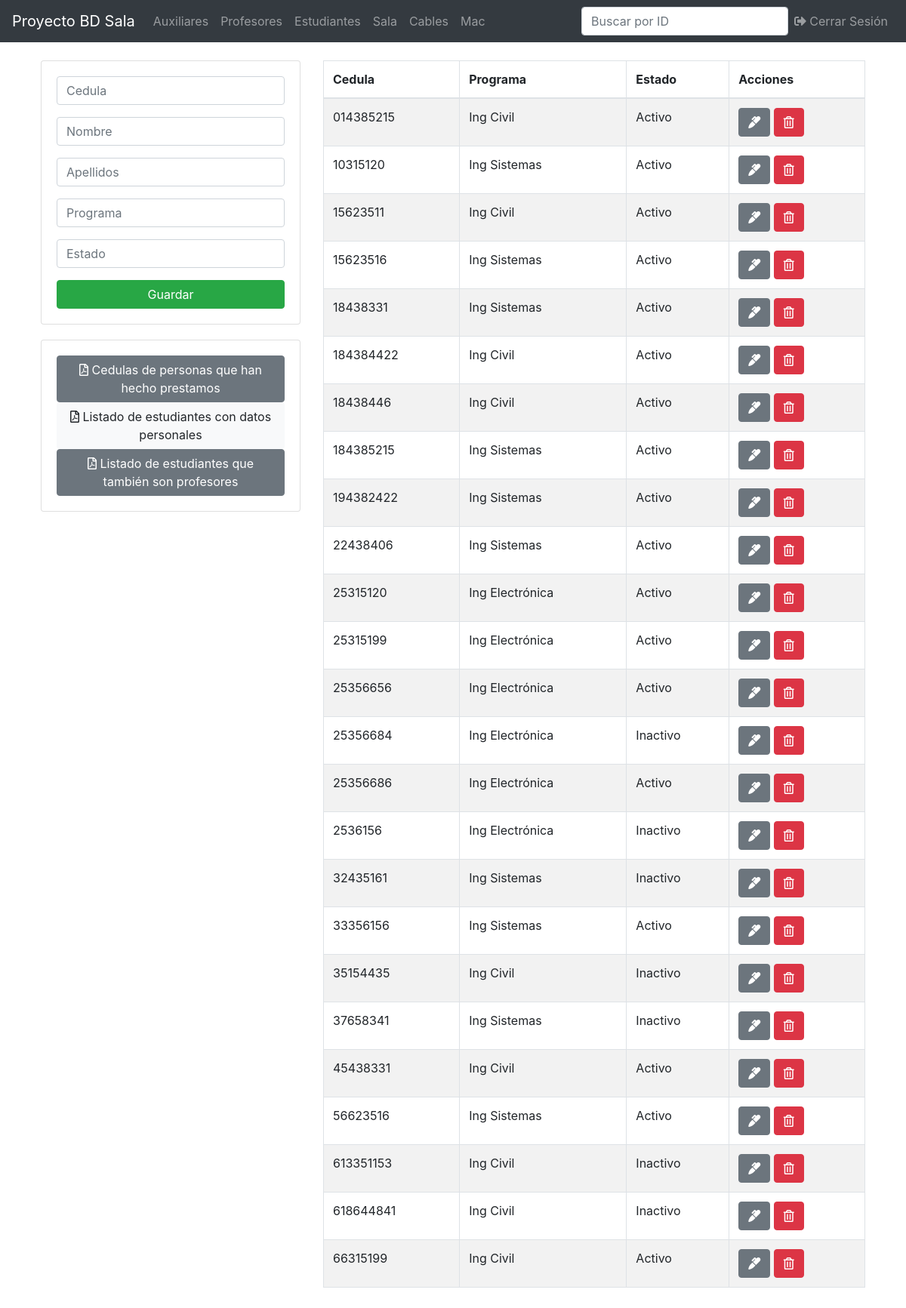
/estudiante.php (signed in), run on the app's committed database.
### tables this page shows
CREATE TABLE `estudiante` (
  `programa` varchar(100) NOT NULL,
  `estado` varchar(30) NOT NULL,
  `cedula` varchar(30) NOT NULL
);

CREATE TABLE `persona` (
  `cedula` varchar(30) NOT NULL,
  `nombres` varchar(100) NOT NULL,
  `apellidos` varchar(100) NOT NULL
);

### estudiante.php (the view, shortened to what this page needs)
<?php
include('ProyectoBasesDeDatos/db.php');
include('ProyectoBasesDeDatos/includes/header.php');
?>
<main class="container p-4">
  <div class="row">
    <div class="col-md-4">
      <div class="card card-body">
        <form action="/ProyectoBasesDeDatos/save.php" method="POST">
          <div class="form-group">
            <input type="text" name="cedula" class="form-control" placeholder="Cedula"  pattern="[0-9]+"autofocus required title="La cedula solo puede contener numeros">
          </div>
          <div class="form-group">
            <input type="text" name="nombre" class="form-control" placeholder="Nombre"  pattern="[a-zA-ZñÑáéíóúÁÉÍÓÚ\s]+"autofocus required title="El nombre solo puede contener letras">
          </div>
          <div class="form-group">
            <input type="text" name="apellidos" class="form-control" placeholder="Apellidos"  pattern="[a-zA-ZñÑáéíóúÁÉÍÓÚ\s]+"autofocus required title="El apellido solo puede contener letras">
          </div>
          <div class="form-group">
            <input type="text" name="programa" class="form-control" placeholder="Programa"  pattern="[a-zA-ZñÑáéíóúÁÉÍÓÚ\s]+"autofocus required title="El programa solo puede contener letras">
          </div>
          <div class="form-group">
            <input type="text" name="estado" class="form-control" placeholder="Estado"  pattern="[a-zA-ZñÑáéíóúÁÉÍÓÚ\s]+"autofocus required title="El estado solo puede contener letras">
          </div>
          <input type="submit" name="save_estudiante" class="btn btn-success btn-block" value="Guardar">
        </form>
      </div>
      <div class="card card-body" style="margin-top: 20px">
        <a href="/ProyectoBasesDeDatos/pdf/reporte_estudiantes.php?" class="btn btn-secondary">
        <i class="far fa-file-pdf"></i>
        Cedulas de personas que han hecho prestamos
        </a>
        <a href="/ProyectoBasesDeDatos/pdf/reporte_estudiantes_2.php?" class="btn btn-light">
        <i class="far fa-file-pdf"></i>
        Listado de estudiantes con datos personales
        </a>
        <a href="/ProyectoBasesDeDatos/pdf/reporte_estudiantes_3.php?" class="btn btn-secondary">
        <i class="far fa-file-pdf"></i>
        Listado de estudiantes que también son profesores
        </a>
        </div>
      </div>
    <div class="col-md-8">
      <table class="table table-bordered table-striped" id="myTable">
        <thead>
          <tr>
            <th>Cedula</th>
            <th>Programa</th>
            <th>Estado</th>
            <th>Acciones</th>
          </tr>
        </thead>
        <tbody>
          <?php
          $query = "SELECT * FROM estudiante est, persona per WHERE est.cedula=per.cedula";
          $result_estudiantes = mysqli_query($conn, $query);
          while($row = mysqli_fetch_assoc($result_estudiantes)) { ?>
          <tr>
            <td><?php echo $row['cedula']; ?></td>
            <td><?php echo $row['programa']; ?></td>
            <td><?php echo $row['estado']; ?></td>
            <td>
              <a href="/ProyectoBasesDeDatos/edit.php?cedula=<?php echo $row['cedula']?>& entidad=<?php echo 'estudiante'?>" class="btn btn-secondary">
                <i class="fas fa-marker"></i>
              </a>
              <a href="/ProyectoBasesDeDatos/delete.php?cedula=<?php echo $row['cedula'] ?>& entidad=<?php echo 'estudiante'?>" class="btn btn-danger">
                <i class="far fa-trash-alt"></i>
              </a>
            </td>
          </tr>
          <?php } ?>
        </tbody>
      </table>
    </div>
  </div>
</main>
<?php include('includes/footer.php'); ?>

### data on the page
estudiante: cedula.cedula "014385215", programa "Ing Civil", estado "Activo"
estudiante: cedula.cedula "10315120", programa "Ing Sistemas", estado "Activo"
estudiante: cedula.cedula "15623511", programa "Ing Civil", estado "Activo"
estudiante: cedula.cedula "15623516", programa "Ing Sistemas", estado "Activo"
estudiante: cedula.cedula "18438331", programa "Ing Sistemas", estado "Activo"
estudiante: cedula.cedula "184384422", programa "Ing Civil", estado "Activo"
estudiante: cedula.cedula "18438446", programa "Ing Civil", estado "Activo"
estudiante: cedula.cedula "184385215", programa "Ing Sistemas", estado "Activo"
estudiante: cedula.cedula "194382422", programa "Ing Sistemas", estado "Activo"
estudiante: cedula.cedula "22438406", programa "Ing Sistemas", estado "Activo"
estudiante: cedula.cedula "25315120", programa "Ing Electrónica", estado "Activo"
estudiante: cedula.cedula "25315199", programa "Ing Electrónica", estado "Activo"
estudiante: cedula.cedula "25356656", programa "Ing Electrónica", estado "Activo"
estudiante: cedula.cedula "25356684", programa "Ing Electrónica", estado "Inactivo"
estudiante: cedula.cedula "25356686", programa "Ing Electrónica", estado "Activo"
estudiante: cedula.cedula "2536156", programa "Ing Electrónica", estado "Inactivo"
estudiante: cedula.cedula "32435161", programa "Ing Sistemas", estado "Inactivo"
estudiante: cedula.cedula "33356156", programa "Ing Sistemas", estado "Activo"
estudiante: cedula.cedula "35154435", programa "Ing Civil", estado "Inactivo"
estudiante: cedula.cedula "37658341", programa "Ing Sistemas", estado "Inactivo"
estudiante: cedula.cedula "45438331", programa "Ing Civil", estado "Activo"
estudiante: cedula.cedula "56623516", programa "Ing Sistemas", estado "Activo"
estudiante: cedula.cedula "613351153", programa "Ing Civil", estado "Inactivo"
estudiante: cedula.cedula "618644841", programa "Ing Civil", estado "Inactivo"
estudiante: cedula.cedula "66315199", programa "Ing Civil", estado "Activo"
